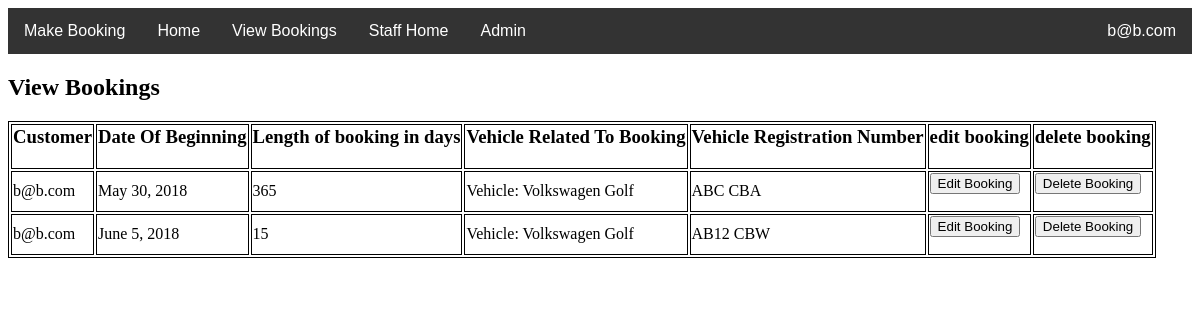
The page /ParkEasy/view-bookings/ (signed in) on the database as committed earlier.
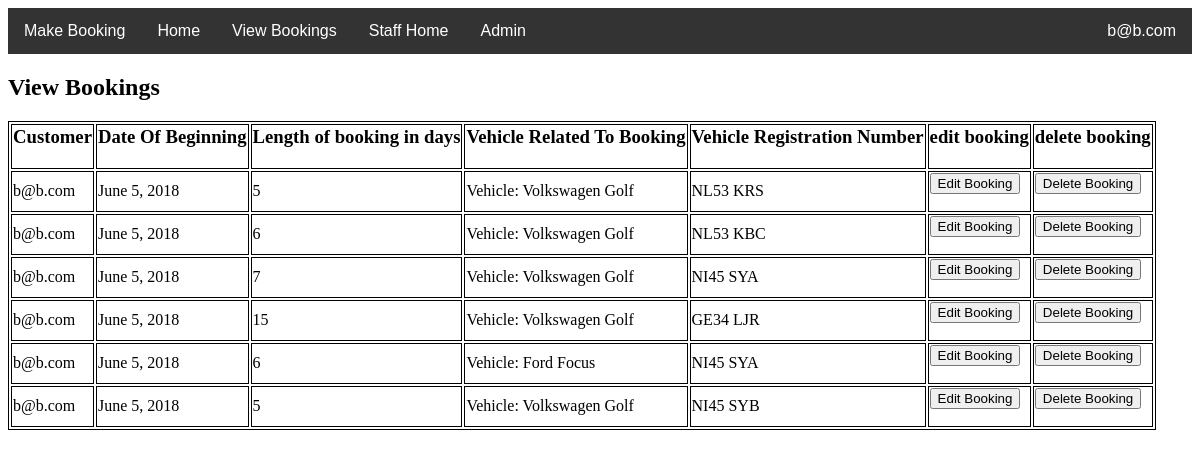
The same page on the database as committed later.
### ParkEasy/models.py (models this page shows, shortened)
class Booking(models.Model):
    customer = models.ForeignKey(Customer, on_delete=models.CASCADE)
    prices = models.ForeignKey(Prices, on_delete=models.CASCADE, default=1)
    vehicle = models.ForeignKey(Vehicle, on_delete=models.CASCADE)
    departing = models.ForeignKey(Departing, on_delete=models.CASCADE)
    arriving = models.ForeignKey(Arriving, on_delete=models.CASCADE)
    vip = models.BooleanField(default=False)
    valet = models.BooleanField(default=False)
    booking_date = models.DateField(default=timezone.now)
    booking_length = models.IntegerField(default=0)
    checked_in = models.BooleanField(default=False)
    checked_out = models.BooleanField(default=False)
    date_created = models.DateField(default=timezone.now)
    assigned_space = models.BooleanField(default=False)
    refunded = models.BooleanField(default=False)

class Customer(AbstractUser):
    first_name = models.CharField(max_length=30, blank=False)
    last_name = models.CharField(max_length=150, blank=False)
    password = models.CharField(max_length=100, default="")
    email = models.EmailField(max_length=100, default="", unique=True)
    is_staff = models.BooleanField(
        default=False,
        help_text='Designates whether the user can log into this site.',
    )
    address_line1 = models.CharField(max_length=100)
    address_line2 = models.CharField(max_length=100)
    postcode_regex = RegexValidator(regex=r'([Gg][Ii][Rr] 0[Aa]{2})|((([A-Za-z][0-9]{1,2})|'
                                          r'(([A-Za-z][A-Ha-hJ-Yj-y][0-9]{1,2})|(([A-Za-z][0-9][A-Za-z])|([A-Za-z]'
                                          r'[A-Ha-hJ-Yj-y][0-9]?[A-Za-z]))))\s?[0-9][A-Za-z]{2})',
                                    message="postcode must be a valid uk postcode")
    postcode = models.CharField(max_length=16, validators=[postcode_regex])
    tel_no_regex = RegexValidator(regex=r'^\+?l?\d{9,15}$',
                                  message="Phone number must be entered in the format: '+999999999'. Up to 15 digits "
                                          "allowed.")
    tel_no = models.CharField(validators=[tel_no_regex], max_length=17)
    username = None
    USERNAME_FIELD = 'email'
    REQUIRED_FIELDS = []
    objects = UserManager()
    def get_username(self):
        return self.email

class Vehicle(models.Model):
    reg_no_regex = RegexValidator(regex=r'^[A-Z]{2}[0-9]{2} [A-Z]{3}$',
                                  message="Registration must be entered in the format: 'AB12 CDE'.",
                                  code='invalid_registration')
    reg_no = models.CharField(max_length=8, validators=[reg_no_regex])
    make = models.CharField(max_length=64)
    manufacturer = models.CharField(max_length=64)
    def __str__(self):
        return 'Vehicle: ' + self.manufacturer + ' ' + self.make

### ParkEasy/views.py (the view)
# urls.py: path('view-bookings/', view_bookings, name="view-bookings"),
def view_bookings(request):
    query_results = Booking.objects.filter(customer=request.user)
    context = {"query_results": query_results}
    return render(request, 'view-bookings.html', context)

### ParkEasy/templatetags/has_group.py (called while the page is built)
@register.filter(name='has_group')
def has_group(user, group_name):
    group = Group.objects.get(name=group_name)
    return group in user.groups.all()

### templates/view-bookings.html (shortened to what this page needs)
{% extends 'base.html' %}
{% load static %}
{% block content %}
  <h2>View Bookings</h2>
  <p>
    <table>
        <tr>
            <th><h3>Customer</h3></th>
            <th><h3>Date Of Beginning</h3></th>
            <th><h3>Length of booking in days</h3></th>
            <th><h3>Vehicle Related To Booking</h3></th>
            <th><h3>Vehicle Registration Number</h3></th>
            <th><h3>edit booking</h3></th>
            <th><h3>delete booking</h3></th>
        </tr>
 {% for item in query_results %}
        <tr>
            <td>
                {{ item.customer }}
            </td>
            <td>
                {{ item.booking_date }}
            </td>
            <td>
                {{ item.booking_length }}
            </td>
            <td>
                {{ item.vehicle }}
            </td>
            <td>
                {{ item.vehicle.reg_no }}
            </td>
            <td>
            <form action = "{% url 'edit-form' id=item.id %}" method = "POST">
                <input type="submit" name="edit-form" formmethod="post" Value="Edit Booking">
            </form>
            </td>
            <td>
                <form action = "{% url 'delete-booking' id=item.id %}" method = "POST">
                    <input type="submit" name="delete-booking" formmethod="post" Value="Delete Booking">
                </form>
            </td>
{% endfor %}
        </tr>
</table>
</p>
{% endblock %}

Rows that differ between the two databases and show on the page:
changed Booking: booking_date "May 30, 2018" → "June 5, 2018"; booking_length "365" → "5"; vehicle.reg_no "ABC CBA" → "NL53 KRS"
now on this page (row edited): Booking: customer "b@b.com", booking_date "June 5, 2018", booking_length "6", vehicle "Vehicle: Volkswagen Golf", vehicle.reg_no "NL53 KBC"
changed Booking (number 3 of 6 on the later page): booking_length "15" → "7"; vehicle.reg_no "AB12 CBW" → "NI45 SYA"
added Booking: customer "b@b.com", booking_date "June 5, 2018", booking_length "15", vehicle "Vehicle: Volkswagen Golf", vehicle.reg_no "GE34 LJR"
added Booking: customer "b@b.com", booking_date "June 5, 2018", booking_length "6", vehicle "Vehicle: Ford Focus", vehicle.reg_no "NI45 SYA"
added Booking: customer "b@b.com", booking_date "June 5, 2018", booking_length "5", vehicle "Vehicle: Volkswagen Golf", vehicle.reg_no "NI45 SYB"
